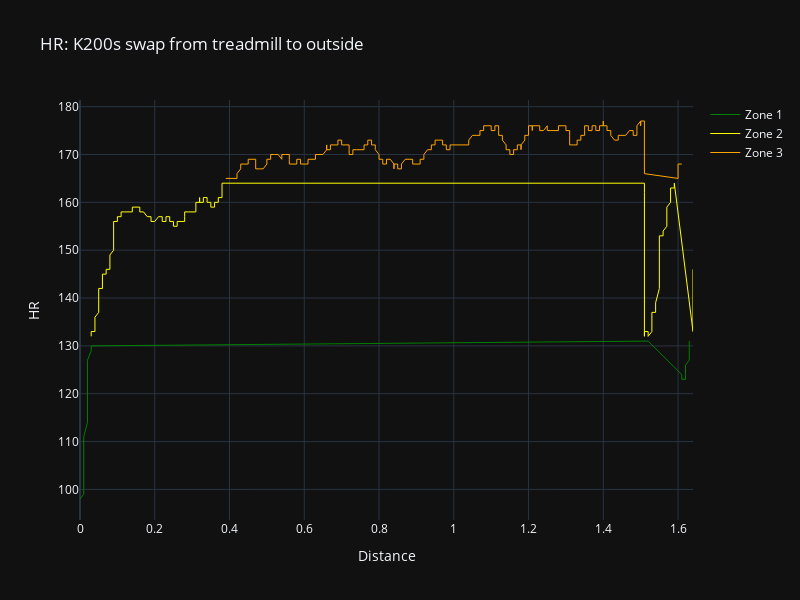

Notebook cell for this chart:
### Code cell
# Create the figure
fig = go.Figure()

# Add traces for each zone using Distance as the x-axis
for zone in data['Zone'].unique():
    zone_data = data[data['Zone'] == zone]
    fig.add_trace(go.Scatter(
        x=zone_data['Distance'],
        y=zone_data['HR'],
        mode='lines',
        name=zone,
        line=dict(color=zone_colors[zone], width=1)  # Assign color based on zone
    ))

fig.update_layout(
    title=f'{base}: {name}',
    xaxis_title='Distance',
    yaxis_title=base,
    autosize=False,
    width=800,
    height=600
)
print(data.columns)
fig.show()

### Figure 1 — Plotly figure (JSON) as saved in the notebook; plotly's stock layout.template omitted (floating-point values rounded to 4 significant figures; data arrays with more than 128 entries replaced by an {"elided": "..."} marker saying what was removed)
{"data": [{"line": {"color": "green", "width": 1}, "mode": "lines", "name": "Zone 1", "x": [0.0, 0.0, 0.0, 0.01, 0.01, 0.01, 0.01, 0.01, 0.01, 0.01, 0.02, 0.02, 0.02, 0.02, 0.02, 0.02, 0.03, 0.03, 1.52, 1.52, 1.52, 1.52, 1.52, 1.61, 1.61, 1.61, 1.61, 1.61, 1.61, 1.61, 1.62, 1.62, 1.62, 1.62, 1.62, 1.62, 1.62, 1.62, 1.63, 1.63, 1.63, 1.63, 1.63], "y": [98, 98, 98, 99, 100, 102, 104, 105, 107, 111, 114, 117, 121, 124, 126, 127, 129, 130, 131, 131, 131, 131, 131, 124, 124, 124, 123, 123, 123, 123, 123, 124, 124, 124, 125, 125, 126, 126, 127, 128, 129, 130, 131], "type": "scatter"}, {"line": {"color": "yellow", "width": 1}, "mode": "lines", "name": "Zone 2", "x": {"elided": "372 float values"}, "y": {"elided": "372 int values"}, "type": "scatter"}, {"line": {"color": "orange", "width": 1}, "mode": "lines", "name": "Zone 3", "x": {"elided": "779 float values"}, "y": {"elided": "779 int values"}, "type": "scatter"}], "layout": {"title": {"text": "HR: K200s swap from treadmill to outside"}, "xaxis": {"title": {"text": "Distance"}}, "yaxis": {"title": {"text": "HR"}}, "autosize": false, "width": 800, "height": 600}}
